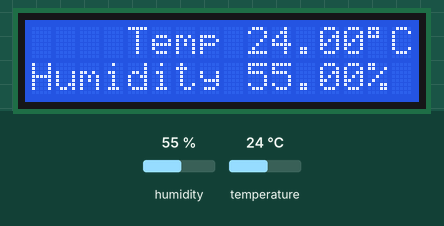
Recording of a sketch running on a simulated Arduino Uno, built with avr-gcc and run on an emulated ATmega328P. On the bench: 16×2 character LCD. Inputs (shaded band) come from the test bench; at power-on: humidity 55 %, temperature 24 °C.

Above: at 1.2 s.
1.3 s: humidity set to 22 %
At 2.7 s:
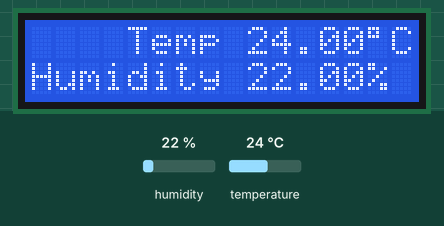
4.0 s: temperature set to 12 °C
At 5.2 s:
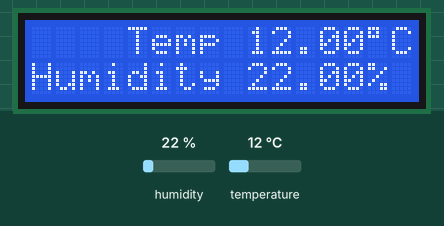
6.7 s: humidity set to 40 %
At 8.9 s:
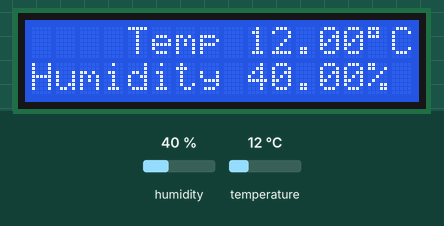
9.6 s: temperature set to 19 °C
At 11.3 s:
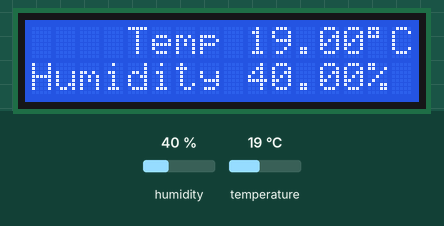
Timing chart, 0 to 12.8 s (numbered marks = the images above; inputs shaded):
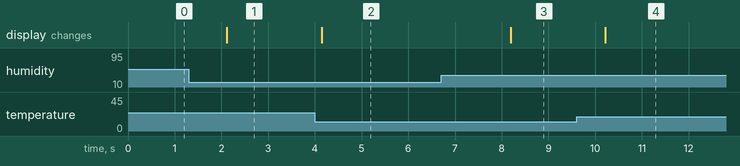

Measured:
- after the input at 1.3 s, the display: changes after 0.82 s (image 1)
- after the input at 4.0 s, the display: changes after 0.14 s (image 2)
- after the input at 6.7 s, the display: changes after 1.5 s (image 3)
- after the input at 9.6 s, the display: changes after 0.62 s (image 4)

The sketch:

diy9_4_2.ino
```cpp
// 動手做9-4：採用 LCD 顯示器呈現溫濕度值（並接LCD）
// 詳細的程式說明，請參閱第九章，9-23頁。

#include <LiquidCrystal.h>
#include <dht11.h>      // DHT11 感測器程式庫
LiquidCrystal lcd(11, 12, 6, 5, 4, 3);

dht11 DHT11;     // 宣告溫濕度檢測器程式物件
const byte dataPin = 2;
void setup() {
  lcd.begin(16, 2);       // 初始化 LCD

  lcd.setCursor(4, 0);
  lcd.print("Temp");
  lcd.setCursor(0, 1);
  lcd.print("Humidity");
}
void loop() {
  int chk = DHT11.read(dataPin);
  if (chk == 0) {
    lcd.setCursor(9, 0);   // 顯示溫度
    lcd.print((float)DHT11.temperature, 2);
    lcd.print((char) 0xDF);
    lcd.print("C");

    lcd.setCursor(9, 1);   // 顯示濕度
    lcd.print((float)DHT11.humidity, 2);
    lcd.print("%");
  }
  delay(2000);
}
```
